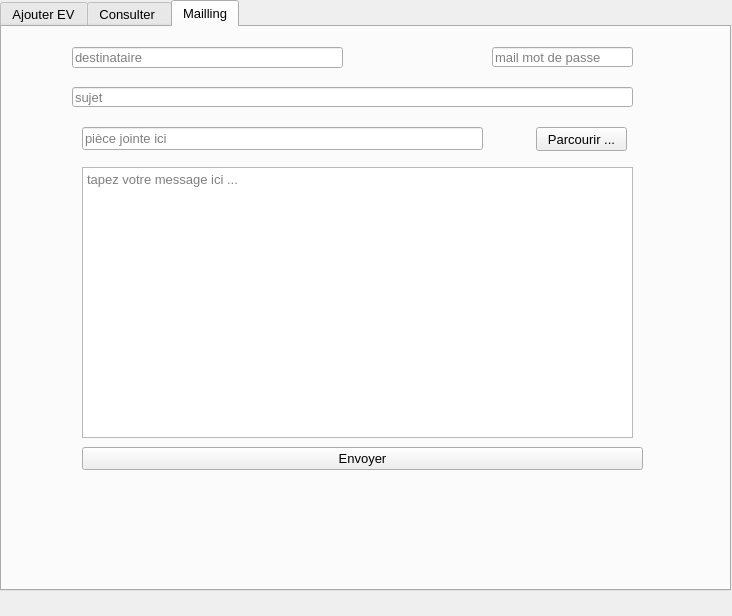
<?xml version="1.0" encoding="UTF-8"?>
<ui version="4.0">
 <class>Gestion_animation</class>
 <widget class="QDialog" name="Gestion_animation">
  <property name="geometry">
   <rect>
    <x>0</x>
    <y>0</y>
    <width>732</width>
    <height>616</height>
   </rect>
  </property>
  <property name="font">
   <font>
    <pointsize>10</pointsize>
   </font>
  </property>
  <property name="windowTitle">
   <string>Gestion animation</string>
  </property>
  <widget class="QTabWidget" name="tabWidget">
   <property name="geometry">
    <rect>
     <x>0</x>
     <y>0</y>
     <width>731</width>
     <height>591</height>
    </rect>
   </property>
   <property name="currentIndex">
    <number>2</number>
   </property>
   <property name="movable">
    <bool>true</bool>
   </property>
   <widget class="QWidget" name="tab_2">
    <attribute name="title">
     <string>Ajouter EV</string>
    </attribute>
    <widget class="QLabel" name="label">
     <property name="geometry">
      <rect>
       <x>290</x>
       <y>187</y>
       <width>91</width>
       <height>31</height>
      </rect>
     </property>
     <property name="text">
      <string>&lt;html&gt;&lt;head/&gt;&lt;body&gt;&lt;p&gt;&lt;span style=&quot; font-size:11pt;&quot;&gt;NOM&lt;/span&gt;&lt;/p&gt;&lt;/body&gt;&lt;/html&gt;</string>
     </property>
    </widget>
    <widget class="QLabel" name="label_2">
     <property name="geometry">
      <rect>
       <x>290</x>
       <y>257</y>
       <width>81</width>
       <height>31</height>
      </rect>
     </property>
     <property name="text">
      <string>&lt;html&gt;&lt;head/&gt;&lt;body&gt;&lt;p&gt;&lt;span style=&quot; font-size:11pt;&quot;&gt;DATE&lt;/span&gt;&lt;/p&gt;&lt;/body&gt;&lt;/html&gt;</string>
     </property>
    </widget>
    <widget class="QLabel" name="label_3">
     <property name="geometry">
      <rect>
       <x>290</x>
       <y>115</y>
       <width>31</width>
       <height>31</height>
      </rect>
     </property>
     <property name="text">
      <string>&lt;html&gt;&lt;head/&gt;&lt;body&gt;&lt;p&gt;&lt;span style=&quot; font-size:11pt;&quot;&gt;ID&lt;/span&gt;&lt;/p&gt;&lt;/body&gt;&lt;/html&gt;</string>
     </property>
    </widget>
    <widget class="QLineEdit" name="lineEdit_NOMEV">
     <property name="geometry">
      <rect>
       <x>450</x>
       <y>180</y>
       <width>161</width>
       <height>31</height>
      </rect>
     </property>
    </widget>
    <widget class="QLineEdit" name="lineEdit_IDEV">
     <property name="geometry">
      <rect>
       <x>450</x>
       <y>110</y>
       <width>161</width>
       <height>31</height>
      </rect>
     </property>
     <property name="maxLength">
      <number>32800</number>
     </property>
    </widget>
    <widget class="QPushButton" name="Valider">
     <property name="geometry">
      <rect>
       <x>310</x>
       <y>470</y>
       <width>80</width>
       <height>25</height>
      </rect>
     </property>
     <property name="text">
      <string>Valider</string>
     </property>
    </widget>
    <widget class="QPushButton" name="Retour">
     <property name="geometry">
      <rect>
       <x>580</x>
       <y>470</y>
       <width>80</width>
       <height>25</height>
      </rect>
     </property>
     <property name="text">
      <string>Retour</string>
     </property>
    </widget>
    <widget class="QLineEdit" name="lineEdit_DATEEV">
     <property name="geometry">
      <rect>
       <x>450</x>
       <y>250</y>
       <width>161</width>
       <height>31</height>
      </rect>
     </property>
    </widget>
    <widget class="QLabel" name="label_5">
     <property name="geometry">
      <rect>
       <x>290</x>
       <y>380</y>
       <width>81</width>
       <height>31</height>
      </rect>
     </property>
     <property name="text">
      <string>&lt;html&gt;&lt;head/&gt;&lt;body&gt;&lt;p&gt;&lt;span style=&quot; font-size:11pt;&quot;&gt;MAIL&lt;/span&gt;&lt;/p&gt;&lt;/body&gt;&lt;/html&gt;</string>
     </property>
    </widget>
    <widget class="QLineEdit" name="lineEdit_MAILEV">
     <property name="geometry">
      <rect>
       <x>450</x>
       <y>380</y>
       <width>161</width>
       <height>31</height>
      </rect>
     </property>
    </widget>
    <widget class="QLabel" name="label_6">
     <property name="geometry">
      <rect>
       <x>290</x>
       <y>320</y>
       <width>71</width>
       <height>31</height>
      </rect>
     </property>
     <property name="text">
      <string>&lt;html&gt;&lt;head/&gt;&lt;body&gt;&lt;p&gt;&lt;span style=&quot; font-size:11pt;&quot;&gt;HEURE&lt;/span&gt;&lt;/p&gt;&lt;/body&gt;&lt;/html&gt;</string>
     </property>
    </widget>
    <widget class="QLineEdit" name="lineEdit_HEUREEV">
     <property name="geometry">
      <rect>
       <x>450</x>
       <y>313</y>
       <width>161</width>
       <height>31</height>
      </rect>
     </property>
    </widget>
    <widget class="QLabel" name="label_4">
     <property name="geometry">
      <rect>
       <x>10</x>
       <y>0</y>
       <width>91</width>
       <height>41</height>
      </rect>
     </property>
     <property name="text">
      <string>&lt;html&gt;&lt;head/&gt;&lt;body&gt;&lt;p&gt;&lt;span style=&quot; font-size:10pt; font-weight:600;&quot;&gt;HEURE&lt;/span&gt;&lt;/p&gt;&lt;/body&gt;&lt;/html&gt;</string>
     </property>
    </widget>
    <widget class="QLabel" name="label_time">
     <property name="geometry">
      <rect>
       <x>90</x>
       <y>0</y>
       <width>111</width>
       <height>41</height>
      </rect>
     </property>
     <property name="font">
      <font>
       <pointsize>10</pointsize>
       <weight>75</weight>
       <bold>true</bold>
      </font>
     </property>
     <property name="text">
      <string>hk</string>
     </property>
    </widget>
    <widget class="QLabel" name="label_date">
     <property name="geometry">
      <rect>
       <x>90</x>
       <y>30</y>
       <width>141</width>
       <height>41</height>
      </rect>
     </property>
     <property name="font">
      <font>
       <pointsize>10</pointsize>
       <weight>75</weight>
       <bold>true</bold>
      </font>
     </property>
     <property name="text">
      <string>gi</string>
     </property>
    </widget>
    <widget class="QLabel" name="label_12">
     <property name="geometry">
      <rect>
       <x>10</x>
       <y>30</y>
       <width>91</width>
       <height>41</height>
      </rect>
     </property>
     <property name="text">
      <string>&lt;html&gt;&lt;head/&gt;&lt;body&gt;&lt;p&gt;&lt;span style=&quot; font-size:10pt; font-weight:600;&quot;&gt;DATE&lt;/span&gt;&lt;/p&gt;&lt;/body&gt;&lt;/html&gt;</string>
     </property>
    </widget>
    <widget class="QCalendarWidget" name="calendarWidget">
     <property name="geometry">
      <rect>
       <x>0</x>
       <y>130</y>
       <width>251</width>
       <height>211</height>
      </rect>
     </property>
    </widget>
   </widget>
   <widget class="QWidget" name="Consulter">
    <attribute name="title">
     <string>Consulter </string>
    </attribute>
    <widget class="QTableView" name="tableView">
     <property name="geometry">
      <rect>
       <x>10</x>
       <y>20</y>
       <width>421</width>
       <height>311</height>
      </rect>
     </property>
    </widget>
    <widget class="QPushButton" name="TRI">
     <property name="geometry">
      <rect>
       <x>50</x>
       <y>350</y>
       <width>111</width>
       <height>25</height>
      </rect>
     </property>
     <property name="text">
      <string>TRI par Date</string>
     </property>
    </widget>
    <widget class="QLineEdit" name="lineEdit_RECH">
     <property name="geometry">
      <rect>
       <x>300</x>
       <y>450</y>
       <width>113</width>
       <height>31</height>
      </rect>
     </property>
     <property name="text">
      <string/>
     </property>
    </widget>
    <widget class="QPushButton" name="EXCEL">
     <property name="geometry">
      <rect>
       <x>170</x>
       <y>400</y>
       <width>80</width>
       <height>25</height>
      </rect>
     </property>
     <property name="text">
      <string>EXCEL</string>
     </property>
    </widget>
    <widget class="QPushButton" name="Supprimer">
     <property name="geometry">
      <rect>
       <x>450</x>
       <y>340</y>
       <width>101</width>
       <height>31</height>
      </rect>
     </property>
     <property name="text">
      <string>Supprimer</string>
     </property>
    </widget>
    <widget class="QPushButton" name="rechEV">
     <property name="geometry">
      <rect>
       <x>10</x>
       <y>450</y>
       <width>231</width>
       <height>31</height>
      </rect>
     </property>
     <property name="text">
      <string>Rechercher EV par DATE</string>
     </property>
    </widget>
    <widget class="QLabel" name="label_9">
     <property name="geometry">
      <rect>
       <x>450</x>
       <y>150</y>
       <width>81</width>
       <height>31</height>
      </rect>
     </property>
     <property name="text">
      <string>&lt;html&gt;&lt;head/&gt;&lt;body&gt;&lt;p&gt;&lt;span style=&quot; font-size:11pt;&quot;&gt;DATE&lt;/span&gt;&lt;/p&gt;&lt;/body&gt;&lt;/html&gt;</string>
     </property>
    </widget>
    <widget class="QLineEdit" name="lineEdit_NOMEV_2">
     <property name="geometry">
      <rect>
       <x>550</x>
       <y>73</y>
       <width>161</width>
       <height>31</height>
      </rect>
     </property>
    </widget>
    <widget class="QLineEdit" name="lineEdit_MAILEV_2">
     <property name="geometry">
      <rect>
       <x>550</x>
       <y>273</y>
       <width>161</width>
       <height>31</height>
      </rect>
     </property>
    </widget>
    <widget class="QPushButton" name="Modifier">
     <property name="geometry">
      <rect>
       <x>590</x>
       <y>340</y>
       <width>111</width>
       <height>31</height>
      </rect>
     </property>
     <property name="text">
      <string>Modifier</string>
     </property>
    </widget>
    <widget class="QLabel" name="label_11">
     <property name="geometry">
      <rect>
       <x>450</x>
       <y>80</y>
       <width>91</width>
       <height>31</height>
      </rect>
     </property>
     <property name="text">
      <string>&lt;html&gt;&lt;head/&gt;&lt;body&gt;&lt;p&gt;&lt;span style=&quot; font-size:11pt;&quot;&gt;NOM&lt;/span&gt;&lt;/p&gt;&lt;/body&gt;&lt;/html&gt;</string>
     </property>
    </widget>
    <widget class="QLabel" name="label_10">
     <property name="geometry">
      <rect>
       <x>460</x>
       <y>273</y>
       <width>81</width>
       <height>31</height>
      </rect>
     </property>
     <property name="text">
      <string>&lt;html&gt;&lt;head/&gt;&lt;body&gt;&lt;p&gt;&lt;span style=&quot; font-size:11pt;&quot;&gt;MAIL&lt;/span&gt;&lt;/p&gt;&lt;p&gt;&lt;br/&gt;&lt;/p&gt;&lt;/body&gt;&lt;/html&gt;</string>
     </property>
    </widget>
    <widget class="QLineEdit" name="lineEdit_IDEV_2">
     <property name="geometry">
      <rect>
       <x>550</x>
       <y>3</y>
       <width>161</width>
       <height>31</height>
      </rect>
     </property>
    </widget>
    <widget class="QLineEdit" name="lineEdit_DATEEV_2">
     <property name="geometry">
      <rect>
       <x>550</x>
       <y>143</y>
       <width>161</width>
       <height>31</height>
      </rect>
     </property>
     <property name="styleSheet">
      <string notr="true"/>
     </property>
    </widget>
    <widget class="QLabel" name="label_8">
     <property name="geometry">
      <rect>
       <x>450</x>
       <y>213</y>
       <width>71</width>
       <height>31</height>
      </rect>
     </property>
     <property name="text">
      <string>&lt;html&gt;&lt;head/&gt;&lt;body&gt;&lt;p&gt;&lt;span style=&quot; font-size:11pt;&quot;&gt;HEURE&lt;/span&gt;&lt;/p&gt;&lt;/body&gt;&lt;/html&gt;</string>
     </property>
    </widget>
    <widget class="QLabel" name="label_7">
     <property name="geometry">
      <rect>
       <x>450</x>
       <y>8</y>
       <width>31</width>
       <height>31</height>
      </rect>
     </property>
     <property name="text">
      <string>&lt;html&gt;&lt;head/&gt;&lt;body&gt;&lt;p&gt;&lt;span style=&quot; font-size:11pt;&quot;&gt;ID&lt;/span&gt;&lt;/p&gt;&lt;/body&gt;&lt;/html&gt;</string>
     </property>
    </widget>
    <widget class="QLineEdit" name="lineEdit_HEUREEV_2">
     <property name="geometry">
      <rect>
       <x>550</x>
       <y>206</y>
       <width>161</width>
       <height>31</height>
      </rect>
     </property>
    </widget>
    <widget class="QPushButton" name="TRI_2">
     <property name="geometry">
      <rect>
       <x>260</x>
       <y>350</y>
       <width>111</width>
       <height>25</height>
      </rect>
     </property>
     <property name="text">
      <string>TRI par Nom</string>
     </property>
    </widget>
   </widget>
   <widget class="QWidget" name="tab_3">
    <attribute name="title">
     <string>Mailling</string>
    </attribute>
    <widget class="QLineEdit" name="rcpt">
     <property name="geometry">
      <rect>
       <x>70</x>
       <y>20</y>
       <width>271</width>
       <height>21</height>
      </rect>
     </property>
     <property name="placeholderText">
      <string>destinataire </string>
     </property>
    </widget>
    <widget class="QLineEdit" name="mail_pass">
     <property name="geometry">
      <rect>
       <x>490</x>
       <y>20</y>
       <width>141</width>
       <height>20</height>
      </rect>
     </property>
     <property name="echoMode">
      <enum>QLineEdit::Password</enum>
     </property>
     <property name="placeholderText">
      <string>mail mot de passe</string>
     </property>
    </widget>
    <widget class="QLineEdit" name="sujet">
     <property name="geometry">
      <rect>
       <x>70</x>
       <y>60</y>
       <width>561</width>
       <height>20</height>
      </rect>
     </property>
     <property name="placeholderText">
      <string>sujet</string>
     </property>
    </widget>
    <widget class="QPushButton" name="browseBtn">
     <property name="geometry">
      <rect>
       <x>534</x>
       <y>100</y>
       <width>91</width>
       <height>24</height>
      </rect>
     </property>
     <property name="text">
      <string>Parcourir ...</string>
     </property>
    </widget>
    <widget class="QLineEdit" name="file">
     <property name="geometry">
      <rect>
       <x>80</x>
       <y>100</y>
       <width>401</width>
       <height>23</height>
      </rect>
     </property>
     <property name="placeholderText">
      <string>pièce jointe ici </string>
     </property>
    </widget>
    <widget class="QTextEdit" name="msg">
     <property name="geometry">
      <rect>
       <x>80</x>
       <y>140</y>
       <width>551</width>
       <height>271</height>
      </rect>
     </property>
     <property name="placeholderText">
      <string>tapez votre message ici ...</string>
     </property>
    </widget>
    <widget class="QPushButton" name="sendBtn">
     <property name="geometry">
      <rect>
       <x>80</x>
       <y>420</y>
       <width>561</width>
       <height>23</height>
      </rect>
     </property>
     <property name="text">
      <string>Envoyer</string>
     </property>
    </widget>
   </widget>
  </widget>
 </widget>
 <resources/>
 <connections/>
</ui>
